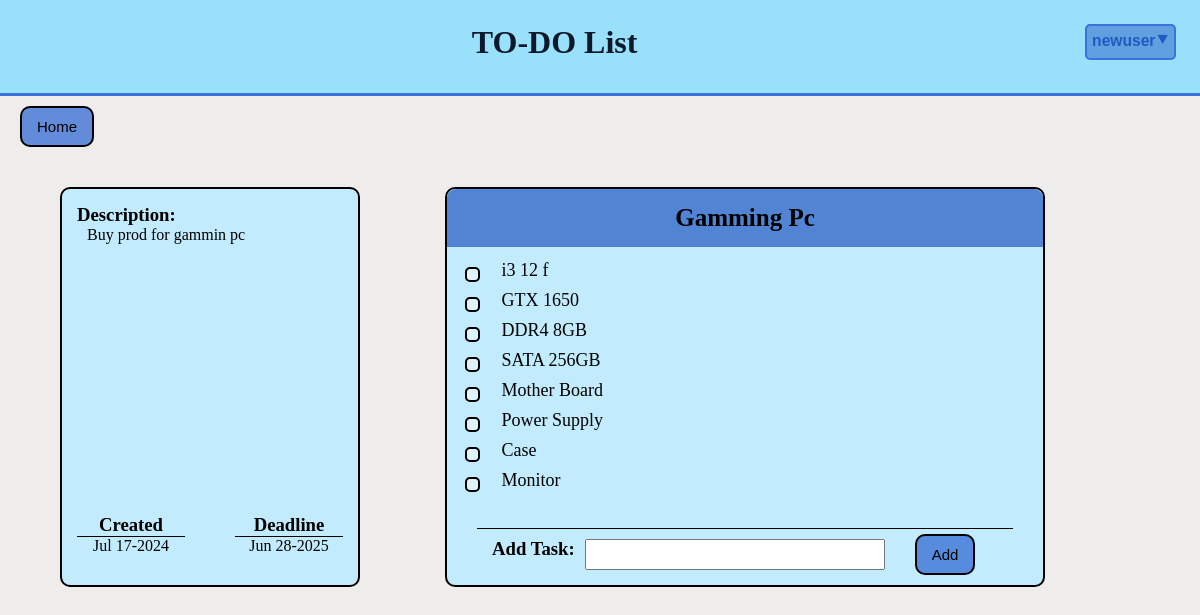
The app's page /topic/13 (signed in) with its own data.
### base/models.py (models this page shows, shortened)
class Topic(models.Model):
    user = models.ForeignKey(User, on_delete=models.CASCADE)
    title = models.CharField(max_length=100, blank=False, null=False)
    description = models.TextField(null=True, blank=True)
    created = models.DateTimeField(auto_now_add=True)
    deadline = models.DateField(null=True, blank=True)
    completed = models.BooleanField(default=False)
    class Meta:
        ordering = ['created']

class Task(models.Model):
    user = models.ForeignKey(User, on_delete=models.CASCADE)
    title = models.CharField(max_length=100)
    topic = models.ForeignKey(Topic,on_delete=models.CASCADE)
    created = models.DateTimeField(auto_now_add=True)
    completed = models.BooleanField(default=False)
    class Meta:
        ordering = ['completed']

### base/views.py (the view, shortened to what this page needs)
# urls.py: path('topic/<str:topicId>', views.taskListPage, name = 'topic'),
def taskListPage(request, topicId):
    topic = Topic.objects.get(id = topicId)
    tasks = Task.objects.filter(topic = topic)
    context = {'topic':topic,'tasks':tasks}
    return render(request, 'base/topic-page.html', context)

### base/templates/base/topic-page.html (shortened to what this page needs)
{% extends 'main.html' %}
{% load static %}
{% block content %}
<div class="topic-page">
    <div class="home-btn-div">
        <button class="home-btn btn" onclick="window.location.href=`{% url 'home' %}`">
            Home
        </button>
    </div>
    <div class="task-box">
        <div class="topic-desc-box">
            <div class="desc-div">
                <h3 class="desc-heading" >Description:</h3>
                <p>{{topic.description}}</p>
            </div>
            <div class="date-div">
                <div class="created-div" >
                    <h3 class="heading" style="border-bottom: 1px solid black;">Created</h3>
                    {{topic.created|date:"M d-Y"}}
                </div>
                <div class="deadline-div">
                    <h3 class="heading" style="border-bottom: 1px solid black;">Deadline</h3>
                    {{topic.deadline|date:"M d-Y"}}
                </div>
            </div>
        </div>
        <div class="task-list-box">
            <div class="task-heading">
                {{topic.title}}
            </div>
            <div class="task-list">
            {% for task in tasks %}
                <div class="task-list-item" onmouseenter="hoverShow(this)" onmouseleave="resetShow(this)">
                    <div style="display: flex;">
                        <div class="tickbox-div">
                            <div class="tickbox {% if task.completed %}ticked{% endif %}" onclick="redirect('/task-completed/{{task.id}}')"></div>
                        </div>
                        <div class="task {% if task.completed %}strike{% endif %}">&#160{{task.title}}&#160</div>
                    </div>
                </div>
            {% endfor %}
            </div>
            <div class="new-task">
                <form class="new-task-form" method="POST">
                    <h3>Add Task:</h3>
                    <input name="title" type="text" class="input_field">
                    <input type="submit" class="home-btn btn" value="Add">
                </form>
            </div>
        </div>
    </div>
</div>
{% endblock %}

### templates/main.html (shortened to what this page needs)
{% load static %}
<!DOCTYPE html>
<html lang="en">
<head>
    <link rel="stylesheet" href="{% static 'styles/style.css' %}" />
</head>
<body>
    <div class="header">
        <div class="title"><h1>TO-DO List</h1></div>
        {% if request.user.is_authenticated %}
        <div class="userinfo">
            <button class="username dropbtn"><h3>{{request.user.username}}<span class="drop-arrow" style="font-size:17px; display:inline-block; padding-bottom: 2px;">&#11206</span></h3></button>
        </div>
        {% endif %}
    </div>
    <div class="main_body">
        {% block content %}
        {% endblock %}
    </div>
</body>
</html>

### static/styles/style.css (style rules this page uses)
* { margin: 0; padding: 0; box-sizing: border-box; }
body { background-color: #EEEDEB; }
p { padding-left: 10px; }
.header { background-color: #99e0fa; padding: 24px; border-bottom: 3px solid #3b73db; display: flex; justify-content: space-between; height: 6rem; }
.title { flex-grow: 1; text-align: center; color: #0d182b; }
.userinfo { align-items: center; justify-content: center; height: 5px; }
.username { color: #215ac2; font-weight: 700; cursor: pointer; }
.dropbtn { padding: 5px; border: 2px solid #3b73db; border-radius: 5px; background-color: #2159c279; }
.input_field { display: flex; justify-content: center; margin: 10px; padding: 5px; }
.home-btn-div { margin: 10px 0px 20px 0px; }
.home-btn { margin-left: 20px; border-radius: 10px; padding: 10px; padding-left: 15px; padding-right: 15px; border: 2px solid black; background-color: #346cd4c0; font-size: 15px; cursor: pointer; }
.task-box { margin: 25px 50px; padding: 10px 5px; display: flex; flex-wrap: wrap; justify-content: left; gap: 80px; }
.topic-desc-box { padding: 10px; border: 2px solid black; border-radius: 10px; margin: 10px; padding: 15px; width: 300px; height: 400px; gap: 10px; display: flex; flex-direction: column; margin: 5px; background-color: #c2ecfd; }
.desc-div { height: 300px; }
.date-div { display: grid; grid-template-columns: 1fr 1fr; gap: 50px; text-align: center; }
.task-list-box { margin-top: 5px; width: 600px; height: 400px; border: 2px solid #000000; border-radius: 10px; background-color: #c2ecfd; display: flex; flex-direction: column; }
.task-heading { margin: 0 0 10px 0; padding: 15px; width: 100%; font-weight: bold; font-size: 25px; white-space: nowrap; overflow: hidden; border-top-left-radius: 9px; border-top-right-radius: 9px; background-color: #2159c2b1; color: #000000; text-align: center; overflow-x: scroll; }
.task-list { margin-left: 10px; margin-right: 10px; overflow: hidden; overflow-y: scroll; max-height: 240px; }
.task-list-item { display: flex; justify-content: space-between; cursor: pointer; background-color: transparent; border-radius: 10px; }
.tickbox-div { border-radius: 10px; width: 30px; height: 30px; display: flex; justify-content: center; }
.tickbox { background-color: #def3fa; margin-top: 10px; border: 2px solid; border-radius: 5px; width: 15px; height: 15px; }
.task { margin: 3px 10px 5px 10px; white-space: nowrap; overflow: hidden; text-overflow: ellipsis; font-size: large; }
.new-task { display: flex; margin: 5px 30px 5px 30px; margin-top: auto; border-top: 1px solid black; }
.new-task-form > h3 { margin-top: 9px; margin-left: 15px; }
.new-task-form > .input_field { width: 300px; }
.new-task-form > .home-btn { margin: 5px 20px 5px 20px; cursor: pointer; }
.new-task-form { display: flex; }

### records on screen
Topic: description "Buy prod for gammin pc", created "Jul 17-2024", deadline "Jun 28-2025", title "Gamming Pc"
Task: completed False (drawn), title "i3 12 f"
Task: completed False (drawn), title "GTX 1650"
Task: completed False (drawn), title "DDR4 8GB"
Task: completed False (drawn), title "SATA 256GB"
Task: completed False (drawn), title "Mother Board"
Task: completed False (drawn), title "Power Supply"
Task: completed False (drawn), title "Case"
Task: completed False (drawn), title "Monitor"

### other values on screen
{{ request.user.username }} "newuser"
